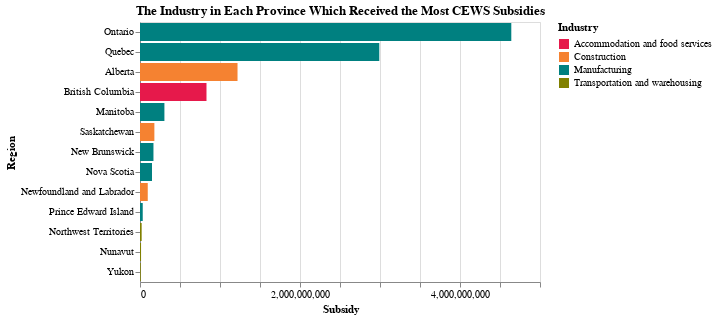

Notebook code cell kept with this figure:
### Code cell
# Most subsidized industry in each province

temp = cews.query("GeoAggregation == 'Province' and IndustryAggregation == 'Level 1'")
temp = temp.groupby(["Region", "Industry"]).sum().reset_index()

temp = temp[temp["Subsidy"] == temp.groupby("Region")["Subsidy"].transform(max)]
inds = list(np.unique(temp["Industry"]))

alt.Chart(temp, title = "The Industry in Each Province Which Received the Most CEWS Subsidies").mark_bar().encode(
    x = alt.X("Subsidy"),
    y = alt.Y("Region", sort = "-x"),
    color = alt.Color("Industry", scale = alt.Scale(domain = inds, range = getIndCols(inds)))
)

### Figure 1 — Vega-Lite specification as saved in the notebook (floating-point values rounded to 4 significant figures)
{"config": {"view": {"continuousWidth": 400, "continuousHeight": 300}}, "data": {"name": "data-ce7dd99215cb702d224cceb20c712c6c"}, "mark": "bar", "encoding": {"color": {"type": "nominal", "field": "Industry", "scale": {"domain": ["Accommodation and food services", "Construction", "Manufacturing", "Transportation and warehousing"], "range": ["#e6194b", "#f58231", "#008080", "#808000"]}}, "x": {"type": "quantitative", "field": "Subsidy"}, "y": {"type": "nominal", "field": "Region", "sort": "-x"}}, "title": "The Industry in Each Province Which Received the Most CEWS Subsidies", "$schema": "https://vega.github.io/schema/vega-lite/v4.8.1.json", "datasets": {"data-ce7dd99215cb702d224cceb20c712c6c": [{"Region": "Alberta", "Industry": "Construction", "BusinessLocations": 32920.0, "Subsidy": 1219000000.0, "SupportedEmployees": 520100.0, "RehiredEmployees": 2110.0, "ProvinceCode": 384.0, "TotalEmployees": 1655000.0}, {"Region": "British Columbia", "Industry": "Accommodation and food services", "BusinessLocations": 45780.0, "Subsidy": 831200000.0, "SupportedEmployees": 780100.0, "RehiredEmployees": 9555.0, "ProvinceCode": 472.0, "TotalEmployees": 1553000.0}, {"Region": "Manitoba", "Industry": "Manufacturing", "BusinessLocations": 3085.0, "Subsidy": 305200000.0, "SupportedEmployees": 145000.0, "RehiredEmployees": 185.0, "ProvinceCode": 368.0, "TotalEmployees": 419600.0}, {"Region": "New Brunswick", "Industry": "Manufacturing", "BusinessLocations": 2225.0, "Subsidy": 168200000.0, "SupportedEmployees": 82530.0, "RehiredEmployees": 155.0, "ProvinceCode": 104.0, "TotalEmployees": 229700.0}, {"Region": "Newfoundland and Labrador", "Industry": "Construction", "BusinessLocations": 3625.0, "Subsidy": 96950000.0, "SupportedEmployees": 42250.0, "RehiredEmployees": 255.0, "ProvinceCode": 80.0, "TotalEmployees": 155100.0}, {"Region": "Northwest Territories", "Industry": "Transportation and warehousing", "BusinessLocations": 285.0, "Subsidy": 20670000.0, "SupportedEmployees": 7820.0, "RehiredEmployees": 10.0, "ProvinceCode": 488.0, "TotalEmployees": 10960.0}, {"Region": "Nova Scotia", "Industry": "Manufacturing", "BusinessLocations": 2585.0, "Subsidy": 149800000.0, "SupportedEmployees": 75060.0, "RehiredEmployees": 140.0, "ProvinceCode": 96.0, "TotalEmployees": 233300.0}, {"Region": "Nunavut", "Industry": "Transportation and warehousing", "BusinessLocations": 315.0, "Subsidy": 13130000.0, "SupportedEmployees": 5542.0, "RehiredEmployees": 20.0, "ProvinceCode": 496.0, "TotalEmployees": 5680.0}, {"Region": "Ontario", "Industry": "Manufacturing", "BusinessLocations": 55720.0, "Subsidy": 4641000000.0, "SupportedEmployees": 2134000.0, "RehiredEmployees": 5265.0, "ProvinceCode": 280.0, "TotalEmployees": 5215000.0}, {"Region": "Prince Edward Island", "Industry": "Manufacturing", "BusinessLocations": 560.0, "Subsidy": 34190000.0, "SupportedEmployees": 17380.0, "RehiredEmployees": 30.0, "ProvinceCode": 88.0, "TotalEmployees": 45800.0}, {"Region": "Quebec", "Industry": "Manufacturing", "BusinessLocations": 40670.0, "Subsidy": 2991000000.0, "SupportedEmployees": 1416000.0, "RehiredEmployees": 4310.0, "ProvinceCode": 192.0, "TotalEmployees": 3488000.0}, {"Region": "Saskatchewan", "Industry": "Construction", "BusinessLocations": 7140.0, "Subsidy": 179700000.0, "SupportedEmployees": 76160.0, "RehiredEmployees": 505.0, "ProvinceCode": 376.0, "TotalEmployees": 347900.0}, {"Region": "Yukon", "Industry": "Transportation and warehousing", "BusinessLocations": 190.0, "Subsidy": 9121000.0, "SupportedEmployees": 4041.0, "RehiredEmployees": 25.0, "ProvinceCode": 480.0, "TotalEmployees": 7840.0}]}}
